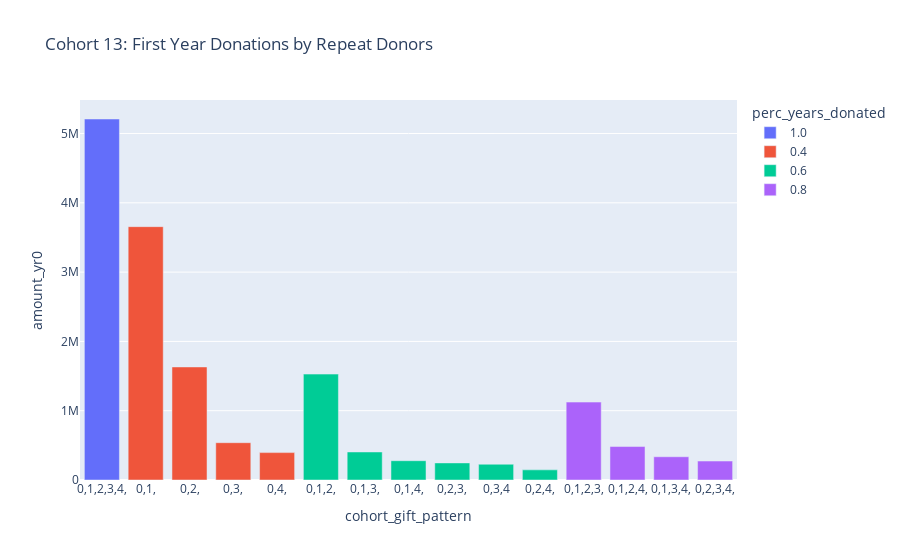

Notebook cell for this chart:
### Code cell
fig = px.bar(c13_yr0, x="cohort_gift_pattern", y="amount_yr0", color="perc_years_donated",
            title="Cohort 13: First Year Donations by Repeat Donors", hover_data=['pct_of_amount_yr0'])
 #barmode='group', labels={'index':'year', 'y':'amount ($)'}, 
fig.update_xaxes(type='category')
fig.show()

### Figure 1 — Plotly figure (JSON) as saved in the notebook; plotly's stock layout.template omitted (floating-point values rounded to 4 significant figures)
{"data": [{"alignmentgroup": "True", "customdata": [[0.3161]], "hovertemplate": "perc_years_donated=1.0<br>cohort_gift_pattern=%{x}<br>amount_yr0=%{y}<br>pct_of_amount_yr0=%{customdata[0]}<extra></extra>", "legendgroup": "1.0", "marker": {"color": "#636efa"}, "name": "1.0", "offsetgroup": "1.0", "orientation": "v", "showlegend": true, "textposition": "auto", "type": "bar", "x": ["0,1,2,3,4,"], "xaxis": "x", "y": [5210000.0], "yaxis": "y"}, {"alignmentgroup": "True", "customdata": [[0.2219], [0.09901], [0.03267], [0.02397]], "hovertemplate": "perc_years_donated=0.4<br>cohort_gift_pattern=%{x}<br>amount_yr0=%{y}<br>pct_of_amount_yr0=%{customdata[0]}<extra></extra>", "legendgroup": "0.4", "marker": {"color": "#EF553B"}, "name": "0.4", "offsetgroup": "0.4", "orientation": "v", "showlegend": true, "textposition": "auto", "type": "bar", "x": ["0,1,", "0,2,", "0,3,", "0,4,"], "xaxis": "x", "y": [3656000.0, 1632000.0, 538400.0, 395100.0], "yaxis": "y"}, {"alignmentgroup": "True", "customdata": [[0.09274], [0.02454], [0.01689], [0.01497], [0.01381], [0.008893]], "hovertemplate": "perc_years_donated=0.6<br>cohort_gift_pattern=%{x}<br>amount_yr0=%{y}<br>pct_of_amount_yr0=%{customdata[0]}<extra></extra>", "legendgroup": "0.6", "marker": {"color": "#00cc96"}, "name": "0.6", "offsetgroup": "0.6", "orientation": "v", "showlegend": true, "textposition": "auto", "type": "bar", "x": ["0,1,2,", "0,1,3,", "0,1,4,", "0,2,3,", "0,3,4", "0,2,4,"], "xaxis": "x", "y": [1528000.0, 404400.0, 278400.0, 246600.0, 227600.0, 146500.0], "yaxis": "y"}, {"alignmentgroup": "True", "customdata": [[0.06823], [0.0293], [0.02035], [0.01661]], "hovertemplate": "perc_years_donated=0.8<br>cohort_gift_pattern=%{x}<br>amount_yr0=%{y}<br>pct_of_amount_yr0=%{customdata[0]}<extra></extra>", "legendgroup": "0.8", "marker": {"color": "#ab63fa"}, "name": "0.8", "offsetgroup": "0.8", "orientation": "v", "showlegend": true, "textposition": "auto", "type": "bar", "x": ["0,1,2,3,", "0,1,2,4,", "0,1,3,4,", "0,2,3,4,"], "xaxis": "x", "y": [1124000.0, 482900.0, 335300.0, 273700.0], "yaxis": "y"}], "layout": {"barmode": "relative", "legend": {"title": {"text": "perc_years_donated"}, "tracegroupgap": 0}, "title": {"text": "Cohort 13: First Year Donations by Repeat Donors"}, "xaxis": {"anchor": "y", "domain": [0, 1], "title": {"text": "cohort_gift_pattern"}, "type": "category"}, "yaxis": {"anchor": "x", "domain": [0, 1], "title": {"text": "amount_yr0"}}}}
